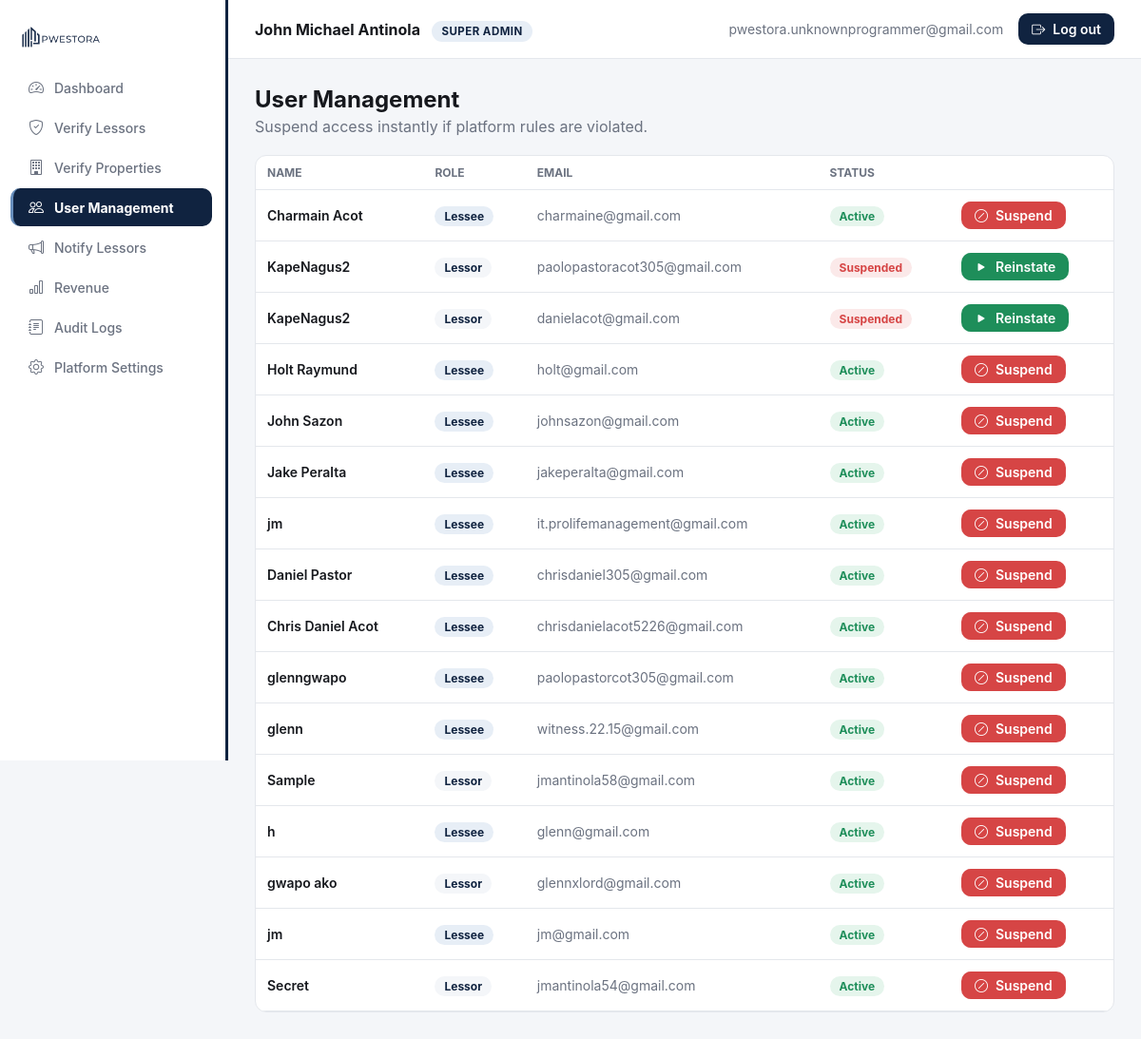
Page /dashboard.php?page=users (signed in) on the committed database.
### tables this page shows
CREATE TABLE `users` (
  `id` int(11) NOT NULL,
  `role` enum('lessor','superadmin','lessee') NOT NULL DEFAULT 'lessor',
  `status` enum('pending','active','suspended') NOT NULL DEFAULT 'pending',
  `company_name` varchar(150) DEFAULT NULL,
  `full_name` varchar(150) NOT NULL,
  `email` varchar(150) NOT NULL,
  `phone` varchar(30) DEFAULT NULL,
  `password_hash` varchar(255) NOT NULL,
  `api_token` varchar(64) DEFAULT NULL,
  `otp_code` varchar(6) DEFAULT NULL,
  `otp_expires_at` datetime DEFAULT NULL,
  `created_at` datetime NOT NULL DEFAULT current_timestamp(),
  `updated_at` datetime NOT NULL DEFAULT current_timestamp() ON UPDATE current_timestamp()
);

### public_html/includes/sidebar_nav.php (called while the page is built)
<?php
$NAV_BY_ROLE = [
    'lessor' => [
        ['id' => 'overview',      'label' => 'Dashboard',          'icon' => 'bi-speedometer2'],
        ['id' => 'listings',      'label' => 'My Properties',      'icon' => 'bi-building'],
        ['id' => 'applications',  'label' => 'Applications',       'icon' => 'bi-clipboard-check'],
        ['id' => 'tenants',       'label' => 'Tenants',            'icon' => 'bi-people'],
        ['id' => 'installments',  'label' => 'Installments',       'icon' => 'bi-wallet2'],
        ['id' => 'deposits',      'label' => 'Security Deposits',  'icon' => 'bi-shield-check'],
        ['id' => 'payments',      'label' => 'Rent Payments',      'icon' => 'bi-cash-coin'],
        ['id' => 'maintenance',   'label' => 'Maintenance',        'icon' => 'bi-tools'],
        ['id' => 'messages',      'label' => 'Messages',           'icon' => 'bi-chat-dots'],
        ['id' => 'violations',    'label' => 'Violations',         'icon' => 'bi-exclamation-triangle'],
        ['id' => 'analytics',     'label' => 'Analytics',          'icon' => 'bi-bar-chart'],
    ],
    'superadmin' => [
        ['id' => 'overview',    'label' => 'Dashboard',        'icon' => 'bi-speedometer2'],
        ['id' => 'lessors',     'label' => 'Verify Lessors',   'icon' => 'bi-shield-check'],
        ['id' => 'properties',  'label' => 'Verify Properties','icon' => 'bi-building'],
        ['id' => 'users',       'label' => 'User Management',  'icon' => 'bi-people'],
        ['id' => 'notify',      'label' => 'Notify Lessors',   'icon' => 'bi-megaphone'],
        ['id' => 'revenue',     'label' => 'Revenue',          'icon' => 'bi-bar-chart'],
        ['id' => 'audit',       'label' => 'Audit Logs',       'icon' => 'bi-journal-text'],
        ['id' => 'settings',    'label' => 'Platform Settings','icon' => 'bi-gear'],
    ],
];

### public_html/includes/auth.php (called while the page is built, shortened)
<?php
function current_user(): ?array {
    return $_SESSION['user'] ?? null;
}

### public_html/modules/users.php (the view, shortened to what this page needs)
<?php
$users = $pdo->query(
    "SELECT * FROM users WHERE role IN ('lessor', 'lessee') ORDER BY created_at DESC"
)->fetchAll();
?>
<h2 style="margin:0 0 4px;">User Management</h2>
<p style="color:var(--ink-500); margin:0 0 20px;">Suspend access instantly if platform rules are violated.</p>
<div class="card" style="padding:0; overflow:hidden;">
  <div class="table-scroll">
  <table>
    <thead><tr><th>Name</th><th>Role</th><th>Email</th><th>Status</th><th></th></tr></thead>
    <tbody>
      <?php if (!$users): ?>
        <tr><td colspan="5" style="text-align:center; color:var(--ink-500);">No users yet.</td></tr>
      <?php else: foreach ($users as $u): ?>
        <tr>
          <td style="font-weight:600;"><?= htmlspecialchars($u['role'] === 'lessor' ? $u['company_name'] : $u['full_name']) ?></td>
          <td>
            <?php if ($u['role'] === 'lessor'): ?>
              <span class="badge" style="background:var(--bg); color:var(--primary);">Lessor</span>
            <?php else: ?>
              <span class="badge" style="background:var(--accent-soft); color:var(--primary);">Lessee</span>
            <?php endif; ?>
          </td>
          <td style="color:var(--ink-500);"><?= htmlspecialchars($u['email']) ?></td>
          <td>
            <?php if ($u['status'] === 'active'): ?>
              <span class="badge badge-active">Active</span>
            <?php elseif ($u['status'] === 'pending'): ?>
              <span class="badge badge-pending">Pending</span>
            <?php else: ?>
              <span class="badge badge-suspended">Suspended</span>
            <?php endif; ?>
          </td>
          <td>
            <form method="POST" style="display:inline;">
              <?php if ($u['status'] === 'suspended'): ?>
                <button class="btn" style="background:var(--success); color:#fff; padding:6px 14px;" type="submit">
                  <i class="bi bi-play-fill"></i> Reinstate
                </button>
              <?php else: ?>
                <button class="btn" style="background:var(--error); color:#fff; padding:6px 14px;" type="submit">
                  <i class="bi bi-slash-circle"></i> Suspend
                </button>
              <?php endif; ?>
            </form>
          </td>
        </tr>
      <?php endforeach; endif; ?>
    </tbody>
  </table>
  </div>
</div>

### public_html/includes/header.php (shortened to what this page needs)
<?php
require_once __DIR__ . '/sidebar_nav.php';
$nav = $NAV_BY_ROLE[$user['role']] ?? [];
$roleLabel = $user['role'] === 'superadmin' ? 'Super Admin' : 'Admin (Lessor)';
?>
<!DOCTYPE html>
<html lang="en">
<head>
<link rel="stylesheet" href="/assets/css/style.css?v=12">
<link rel="stylesheet" href="https://cdn.jsdelivr.net/npm/bootstrap-icons@1.11.3/font/bootstrap-icons.css">
</head>
<body>
<div class="app-shell">
  <aside class="sidebar" id="sidebar">
    <div class="brand"><img src="/assets/img/logo-web.png?v=2" alt="Pwestora"></div>
    <nav>
      <?php foreach ($nav as $item): ?>
        <a class="nav-item <?= $page === $item['id'] ? 'active' : '' ?>"
           href="/dashboard.php?page=<?= $item['id'] ?>">
          <i class="bi <?= $item['icon'] ?>"></i> <?= $item['label'] ?>
        </a>
      <?php endforeach; ?>
    </nav>
  </aside>
  <div class="main">
    <div class="topbar">
      <div class="who">
        <div style="min-width:0;">
          <strong><?= htmlspecialchars($user['company'] ?: $user['name']) ?></strong>
          <span class="role-pill" style="margin-left:8px;"><?= $roleLabel ?></span>
        </div>
      </div>
      <div class="right">
        <span class="email-full"><?= htmlspecialchars($user['email']) ?></span>
        <a href="/logout.php" class="btn btn-primary" style="padding:8px 14px;">
          <i class="bi bi-box-arrow-right"></i> <span class="d-none-mobile">Log out</span>
        </a>
      </div>
    </div>
    <div class="content">

### public_html/dashboard.php (shortened to what this page needs)
<?php
require_once __DIR__ . '/includes/auth.php';
$user = current_user();
$page = preg_replace('/[^a-z_]/', '', $_GET['page'] ?? 'overview');
$moduleFile = ($page === 'overview')
    ? __DIR__ . "/modules/overview_{$user['role']}.php"
    : __DIR__ . "/modules/{$page}.php";
require __DIR__ . '/includes/header.php';
if (file_exists($moduleFile)) {
    require $moduleFile;
} else {
    echo '<div class="placeholder-note"><i class="bi bi-cone-striped" style="font-size:24px;"></i>
          <p>This module (' . htmlspecialchars($page) . ') hasn\'t been built yet — coming in the next phase.</p></div>';
}
require __DIR__ . '/includes/footer.php';

### public_html/includes/footer.php
    </div>
  </div>
</div>
</body>
</html>

### public_html/assets/css/style.css (style rules this page uses)
:root { --primary: #102340; --primary-light: #264875; --accent: #678EBC; --accent-soft: #E7EEF6; --tint: #CCD8E4; --steel: #888F96; --success: #1E8E5A; --success-soft: #E5F5EC; --warning: #E8A33D; --warning-soft: #FCF1E0; --error: #D64545; --error-soft: #FBE9E9; --ink-900: #16181D; --ink-500: #6B7280; --ink-300: #9AA6B5; --border: #E4E7EC; --surface: #FFFFFF; --bg: #F4F6F9; --radius: 12px; --sidebar-w: 240px; }
* { box-sizing: border-box; }
html { -webkit-text-size-adjust: 100%; }
body { margin: 0; font-family: -apple-system, "Segoe UI", Roboto, Helvetica, Arial, sans-serif; background: var(--bg); color: var(--ink-900); -webkit-font-smoothing: antialiased; }
a { text-decoration: none; color: inherit; }
img { max-width: 100%; display: block; }
.btn { display: inline-flex; align-items: center; justify-content: center; gap: 8px; padding: 12px 18px; border-radius: 10px; border: none; font-weight: 600; font-size: 14px; cursor: pointer; font-family: inherit; transition: background .15s, transform .05s; }
.btn-primary { background: var(--primary); color: #fff; width: 100%; }
.app-shell { display: flex; min-height: 100vh; }
.sidebar { width: var(--sidebar-w); background: var(--surface); color: var(--ink-900); padding: 20px 14px; flex-shrink: 0; position: sticky; top: 0; height: 100vh; overflow-y: auto; transition: transform .25s ease; border-right: 3px solid var(--primary); z-index: 40; }
.sidebar .brand { padding: 6px 8px 22px; }
.sidebar .brand img { height: 24px; width: auto; display: block; }
.nav-item { display: flex; align-items: center; gap: 10px; padding: 10px 12px 10px 15px; border-radius: 10px; font-size: 14px; font-weight: 500; color: var(--ink-500); margin-bottom: 2px; border-left: 3px solid transparent; margin-left: -3px; }
.nav-item.active { background: var(--primary); color: #fff; font-weight: 700; border-left: 3px solid var(--accent); }
.nav-item i { font-size: 16px; width: 18px; text-align: center; }
.main { flex: 1; min-width: 0; }
.topbar { display: flex; align-items: center; justify-content: space-between; padding: 14px 28px; background: var(--surface); border-bottom: 1px solid var(--border); position: sticky; top: 0; z-index: 30; gap: 12px; }
.topbar .who { display: flex; align-items: center; gap: 10px; min-width: 0; }
.topbar .who strong { white-space: nowrap; overflow: hidden; text-overflow: ellipsis; }
.topbar .role-pill { background: var(--accent-soft); color: var(--primary); font-size: 11.5px; font-weight: 700; padding: 4px 10px; border-radius: 999px; text-transform: uppercase; letter-spacing: .04em; white-space: nowrap; }
.topbar .right { display: flex; align-items: center; gap: 16px; flex-shrink: 0; }
.topbar .email-full { color: var(--ink-500); font-size: 14px; }
.content { padding: 28px; max-width: 1280px; }
.card { background: var(--surface); border: 1px solid var(--border); border-radius: var(--radius); padding: 20px; margin-bottom: 20px; }
.table-scroll { width: 100%; overflow-x: auto; -webkit-overflow-scrolling: touch; }
table { width: 100%; border-collapse: collapse; font-size: 14px; min-width: 560px; }
th { text-align: left; color: var(--ink-500); font-size: 12px; text-transform: uppercase; padding: 10px 12px; border-bottom: 1px solid var(--border); white-space: nowrap; }
td { padding: 12px; border-bottom: 1px solid var(--border); }
.badge { padding: 3px 10px; border-radius: 999px; font-size: 12px; font-weight: 700; white-space: nowrap; }
.badge-approved, .badge-active, .badge-verified { background: var(--success-soft); color: var(--success); }
.badge-rejected, .badge-suspended { background: var(--error-soft); color: var(--error); }

### rows in the picture
users: full_name "Charmain Acot", role "Lessee", email "charmaine@gmail.com", status "Active"
users: company_name "KapeNagus2", role "Lessor", email "paolopastoracot305@gmail.com", status "Suspended"
users: company_name "KapeNagus2", role "Lessor", email "danielacot@gmail.com", status "Suspended"
users: full_name "Holt Raymund", role "Lessee", email "holt@gmail.com", status "Active"
users: full_name "John Sazon", role "Lessee", email "johnsazon@gmail.com", status "Active"
users: full_name "Jake Peralta", role "Lessee", email "jakeperalta@gmail.com", status "Active"
users: full_name "jm", role "Lessee", email "it.prolifemanagement@gmail.com", status "Active"
users: full_name "Daniel Pastor", role "Lessee", email "chrisdaniel305@gmail.com", status "Active"
users: full_name "Chris Daniel Acot", role "Lessee", email "chrisdanielacot5226@gmail.com", status "Active"
users: full_name "glenngwapo", role "Lessee", email "paolopastorcot305@gmail.com", status "Active"
users: full_name "glenn", role "Lessee", email "witness.22.15@gmail.com", status "Active"
users: company_name "Sample", role "Lessor", email "jmantinola58@gmail.com", status "Active"
users: full_name "h", role "Lessee", email "glenn@gmail.com", status "Active"
users: company_name "gwapo ako", role "Lessor", email "glennxlord@gmail.com", status "Active"
users: full_name "jm", role "Lessee", email "jm@gmail.com", status "Active"
users: company_name "Secret", role "Lessor", email "jmantinola54@gmail.com", status "Active"

### other values in the picture
$item['label'] "Dashboard"
$item['label'] "Verify Lessors"
$item['label'] "Verify Properties"
$item['label'] "User Management"
$item['label'] "Notify Lessors"
$item['label'] "Revenue"
$item['label'] "Audit Logs"
$item['label'] "Platform Settings"
$user['company'] ?: $user['name'] "John Michael Antinola"
$roleLabel "SUPER ADMIN"
$user['email'] "pwestora.unknownprogrammer@gmail.com"
